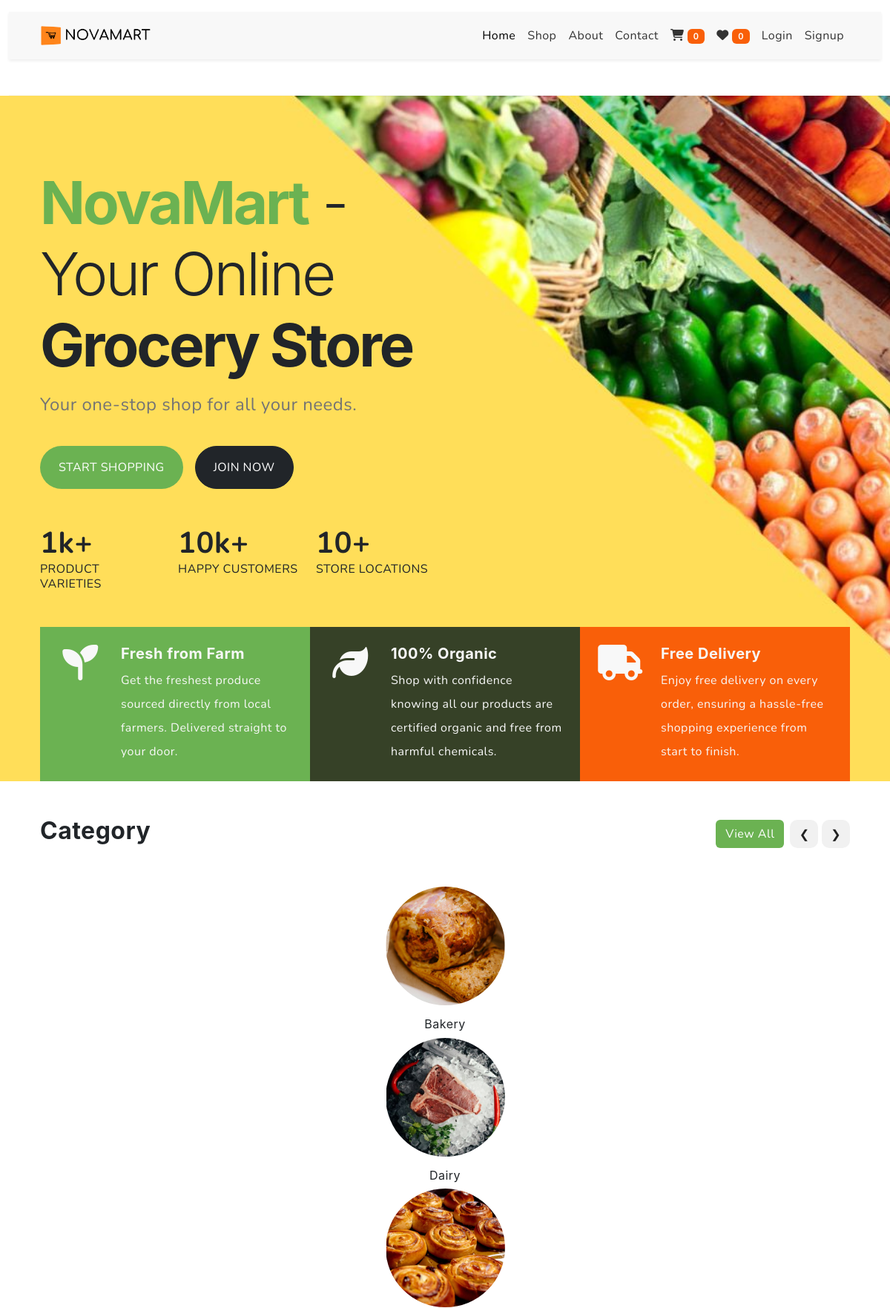
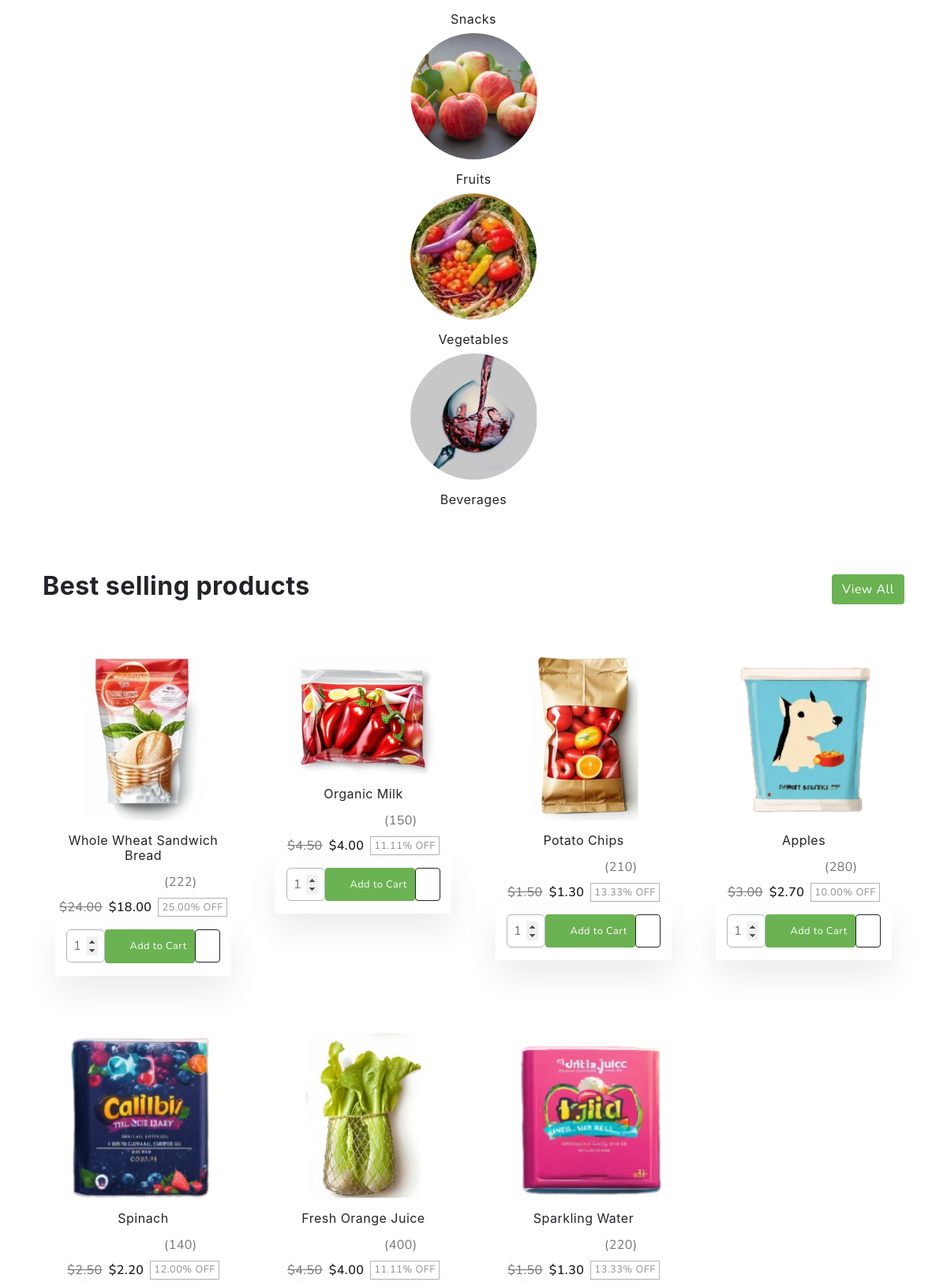
The page / (upper part) on the database its author committed (2 pictures, top to bottom).
### tables this page shows
CREATE TABLE categories (
    id INT AUTO_INCREMENT PRIMARY KEY,
    name VARCHAR(255) NOT NULL,
    image VARCHAR(255),
    created_at TIMESTAMP DEFAULT CURRENT_TIMESTAMP
);

CREATE TABLE products (
    id INT AUTO_INCREMENT PRIMARY KEY,
    category_id INT NOT NULL,
    name VARCHAR(255) NOT NULL,
    description TEXT,
    image_url VARCHAR(255),
    rating DECIMAL(3, 2),
    reviews_count INT,
    original_price DECIMAL(10, 2),
    discounted_price DECIMAL(10, 2),
    discount_percentage DECIMAL(5, 2),
    quantity_in_stock INT,
    is_featured BOOLEAN,
    is_most_popular BOOLEAN,
    is_just_arrived BOOLEAN,
    is_best_selling BOOLEAN,
    created_at TIMESTAMP DEFAULT CURRENT_TIMESTAMP,
    FOREIGN KEY (category_id) REFERENCES categories(id) ON DELETE CASCADE
);

### index.php (the view, shortened to what this page needs)
<?php
include('db_connection.php');
$is_logged_in = isset($_SESSION['user_id']);
?>
<!DOCTYPE html>
<html lang="en">
  <head>
    <link rel="stylesheet" href="https://cdn.jsdelivr.net/npm/swiper@9/swiper-bundle.min.css">
    <link href="https://cdn.jsdelivr.net/npm/bootstrap@5.3.0-alpha3/dist/css/bootstrap.min.css" rel="stylesheet">
    <link rel="stylesheet" type="text/css" href="css/vendor.css">
    <link rel="stylesheet" type="text/css" href="style.css">
    <link href="https://cdnjs.cloudflare.com/ajax/libs/font-awesome/6.5.0/css/all.min.css" rel="stylesheet">
  </head>
  <body>
    <header>
      <div class="container-fluid">
        <div class="row py-3 border-bottom">
          <nav class="navbar navbar-expand-lg navbar-light bg-light shadow-sm">
            <div class="container">
              <img src="images/logo.png" alt="NovaMart logo" class="img-fluid" style="max-width: 150px; height: auto;">
              <div class="collapse navbar-collapse" id="navbarNav">
                <ul class="navbar-nav ms-auto">
                  <li class="nav-item">
                    <a class="nav-link active" href="index.php">Home</a>
                  </li>
                  <li class="nav-item">
                    <a class="nav-link" href="shop.php">Shop</a>
                  </li>
                  <li class="nav-item">
                    <a class="nav-link" href="#about">About</a>
                  </li>
                  <li class="nav-item">
                    <a class="nav-link" href="#contact">Contact</a>
                  </li>
                  <li class="nav-item">
                    <a class="nav-link" href="cart.php">
                      <i class="fas fa-cart-shopping"></i>
                      <span id="cart-count" class="badge bg-danger"><?php echo $_SESSION['cart_count'] ?? 0; ?></span>
                    </a>
                  </li>
                  <li class="nav-item">
                    <a class="nav-link" href="wishlist.php">
                      <i class="fas fa-heart"></i>
                      <span id="wishlist-count" class="badge bg-danger"><?php echo $_SESSION['wishlist_count'] ?? 0; ?></span>
                    </a>
                  </li>
                  <?php if ($is_logged_in): ?>
                    <li class="nav-item">
                      <a class="nav-link" href="#" data-bs-toggle="modal" data-bs-target="#userInfoModal">
                        <i class="fas fa-user"></i>
                      </a>
                    </li>
                    <li class="nav-item">
                      <a class="nav-link" href="logout.php">Logout</a>
                    </li>
                  <?php else: ?>
                    <li class="nav-item">
                      <a class="nav-link" href="login.php">Login</a>
                    </li>
                    <li class="nav-item">
                      <a class="nav-link" href="register.php">Signup</a>
                    </li>
                  <?php endif; ?>
                </ul>
              </div>
            </div>
          </nav>
          <div class="col-sm-8 col-lg-2 d-flex gap-5 align-items-center justify-content-center justify-content-sm-end">
            <ul class="d-flex justify-content-end list-unstyled m-0">
              <li>
                <a href="#" class="p-2 mx-1">
                  <svg width="24" height="24"><use xlink:href="#user"></use></svg>
                </a>
              </li>
              <li>
                <a href="#" class="p-2 mx-1">
                  <svg width="24" height="24"><use xlink:href="#wishlist"></use></svg>
                </a>
              </li>
              <li>
                <a href="#" class="p-2 mx-1" data-bs-toggle="offcanvas" data-bs-target="#offcanvasCart" aria-controls="offcanvasCart">
                  <svg width="24" height="24"><use xlink:href="#shopping-bag"></use></svg>
                </a>
              </li>
            </ul>
          </div>
        </div>
      </div>
    </header>
    <div class="toast-container position-fixed top-0 end-0 p-3">
    </div>
    <section style="background-image: url('images/banner-1.jpg');background-repeat: no-repeat;background-size: cover;">
      <div class="container-lg">
        <div class="row">
          <div class="col-lg-6 pt-5 mt-5">
            <h2 class="display-1 ls-1"><span class="fw-bold text-primary">NovaMart</span> - Your Online <span class="fw-bold">Grocery Store</span></h2>
            <p class="fs-4">Your one-stop shop for all your needs.</p>
            <div class="d-flex gap-3">
              <a href="#" class="btn btn-primary text-uppercase fs-6 rounded-pill px-4 py-3 mt-3">Start Shopping</a>
              <a href="#" class="btn btn-dark text-uppercase fs-6 rounded-pill px-4 py-3 mt-3">Join Now</a>
            </div>
            <div class="row my-5">
              <div class="col">
                <div class="row text-dark">
                  <div class="col-auto"><p class="fs-1 fw-bold lh-sm mb-0">1k+</p></div>
                  <div class="col"><p class="text-uppercase lh-sm mb-0">Product Varieties</p></div>
                </div>
              </div>
              <div class="col">
                <div class="row text-dark">
                  <div class="col-auto"><p class="fs-1 fw-bold lh-sm mb-0">10k+</p></div>
                  <div class="col"><p class="text-uppercase lh-sm mb-0">Happy Customers</p></div>
                </div>
              </div>
              <div class="col">
                <div class="row text-dark">
                  <div class="col-auto"><p class="fs-1 fw-bold lh-sm mb-0">10+</p></div>
                  <div class="col"><p class="text-uppercase lh-sm mb-0">Store Locations</p></div>
                </div>
              </div>
            </div>
          </div>
        </div>
        <div class="row row-cols-1 row-cols-sm-3 row-cols-lg-3 g-0 justify-content-center">
          <div class="col">
            <div class="card border-0 bg-primary rounded-0 p-4 text-light">
              <div class="row">
                <div class="col-md-3 text-center">
                  <i class="fas fa-seedling fa-3x"></i>
                </div>
                <div class="col-md-9">
                  <div class="card-body p-0">
                    <h5 class="text-light">Fresh from Farm</h5>
                    <p class="card-text">
                      Get the freshest produce sourced directly from local farmers. Delivered straight to your door.
                    </p>
                  </div>
                </div>
              </div>
            </div>
          </div>
          <div class="col">
            <div class="card border-0 bg-secondary rounded-0 p-4 text-light">
              <div class="row">
                <div class="col-md-3 text-center">
                  <i class="fas fa-leaf fa-3x"></i>
                </div>
                <div class="col-md-9">
                  <div class="card-body p-0">
                    <h5 class="text-light">100% Organic</h5>
                    <p class="card-text">
                      Shop with confidence knowing all our products are certified organic and free from harmful chemicals.
                    </p>
                  </div>
                </div>
              </div>
            </div>
          </div>
          <div class="col">
            <div class="card border-0 bg-danger rounded-0 p-4 text-light">
              <div class="row">
                <div class="col-md-3 text-center">
                  <i class="fas fa-truck fa-3x"></i>
                </div>
                <div class="col-md-9">
                  <div class="card-body p-0">
                    <h5 class="text-light">Free Delivery</h5>
                    <p class="card-text">
                      Enjoy free delivery on every order, ensuring a hassle-free shopping experience from start to finish.
                    </p>
                  </div>
                </div>
              </div>
            </div>
          </div>
        </div>
      </div>
    </section>
    <section class="py-5 overflow-hidden">
      <div class="container-lg">
        <div class="row">
          <div class="col-md-12">
            <div class="section-header d-flex flex-wrap justify-content-between mb-5">
              <h2 class="section-title">Category</h2>
              <div class="d-flex align-items-center">
                <a href="#" class="btn btn-primary me-2">View All</a>
                <div class="swiper-buttons">
                  <button class="swiper-prev category-carousel-prev btn btn-yellow">❮</button>
                  <button class="swiper-next category-carousel-next btn btn-yellow">❯</button>
                </div>
              </div>
            </div>
          </div>
        </div>
        <div class="row">
          <div class="col-md-12">
            <div class="category-carousel swiper">
              <div class="swiper-wrapper">
                <?php
                $category_query = "SELECT * FROM categories";
                $category_result = mysqli_query($conn, $category_query);
                if (mysqli_num_rows($category_result) > 0):
                  while ($category_row = mysqli_fetch_assoc($category_result)): ?>
                    <a href="category.php?id=<?php echo $category_row['id']; ?>" class="nav-link swiper-slide text-center">
                      <img src="images/<?php echo htmlspecialchars($category_row['image']); ?>" class="rounded-circle" alt="Category Thumbnail">
                      <h4 class="fs-6 mt-3 fw-normal category-title"><?php echo htmlspecialchars($category_row['name']); ?></h4>
                    </a>
                  <?php endwhile;
                else: ?>
                  <p>No categories found.</p>
                <?php endif; ?>
              </div>
            </div>
          </div>
        </div>
      </div>
    </section>
    <section class="pb-5">
      <div class="container-lg">
        <div class="row">
          <div class="col-md-12">
            <div class="section-header d-flex flex-wrap justify-content-between my-4">
              <h2 class="section-title">Best selling products</h2>
              <div class="d-flex align-items-center">
                <a href="#" class="btn btn-primary rounded-1">View All</a>
              </div>
            </div>
          </div>
        </div>
        <div class="row">
          <div class="col-md-12">
            <div class="product-grid row row-cols-1 row-cols-sm-2 row-cols-md-3 row-cols-lg-3 row-cols-xl-4 row-cols-xxl-5">
              <?php
              $best_selling_query = "SELECT * FROM products WHERE is_best_selling = 1 LIMIT 20";
              $best_selling_result = mysqli_query($conn, $best_selling_query);
              if (mysqli_num_rows($best_selling_result) > 0) {
                while ($product_row = mysqli_fetch_assoc($best_selling_result)) {
                  $product_id = $product_row['id'];
                  $product_name = $product_row['name'];
                  $product_price = $product_row['discounted_price'];
                  $product_discount = $product_row['discount_percentage'];
                  $product_image = $product_row['image_url'];
                  $product_old_price = $product_row['original_price'];
                  $product_rating = $product_row['rating'];
                  $product_reviews = $product_row['reviews_count'];
                  echo "
                  <div class='col'>
                    <div class='product-item' style='height: 100%;'>
                      <figure>
                        <a href='product_detail.php?id=$product_id' title='$product_name'>
                          <img src='$product_image' alt='$product_name' class='tab-image'>
                        </a>
                      </figure>
                      <div class='d-flex flex-column text-center'>
                        <h3 class='fs-6 fw-normal'>$product_name</h3>
                        <div>
                          <span class='rating'>";
                          for ($i = 0; $i < 5; $i++) {
                            $star_class = ($i < $product_rating) ? 'text-warning' : 'text-muted';
                            echo "<svg width='18' height='18' class='$star_class'><use xlink:href='#star-full'></use></svg>";
                          }
                  echo "
                          </span>
                          <span>($product_reviews)</span>
                        </div>
                        <div class='d-flex justify-content-center align-items-center gap-2'>
                          <del>$$product_old_price</del>
                          <span class='text-dark fw-semibold'>$$product_price</span>";
                          if ($product_discount > 0) {
                            echo "<span class='badge border border-dark-subtle rounded-0 fw-normal px-1 fs-7 lh-1 text-body-tertiary'>{$product_discount}% OFF</span>";
                          }
                  echo "
                        </div>
                        <div class='button-area p-3 pt-0'>
                          <div class='row g-1 mt-2'>
                            <div class='col-3'><input type='number' name='quantity' class='form-control border-dark-subtle input-number quantity' value='1'></div>
                            <div class='col-7'><a href='#' class='btn btn-primary rounded-1 p-2 fs-7 btn-cart'><svg width='18' height='18'><use xlink:href='#cart'></use></svg> Add to Cart</a></div>
                            <div class='col-2'><a href='#' class='btn btn-outline-dark rounded-1 p-2 fs-6'><svg width='18' height='18'><use xlink:href='#heart'></use></svg></a></div>
                          </div>
                        </div>
                      </div>
                    </div>
                  </div>";
                }
              } else {
                echo "<p>No products found.</p>";
              }
              ?>
            </div>
          </div>
        </div>
      </div>
    </section>
  </body>
</html>

### rows shown on the page
categories: image (picture), name "Bakery"
categories: image (picture), name "Dairy"
categories: image (picture), name "Snacks"
categories: image (picture), name "Fruits"
categories: image (picture), name "Vegetables"
categories: image (picture), name "Beverages"
products: image_url (picture), name "Whole Wheat Sandwich Bread", reviews_count "222", original_price "24.00", discounted_price "18.00", discount_percentage "25.00"
products: image_url (picture), name "Organic Milk", reviews_count "150", original_price "4.50", discounted_price "4.00", discount_percentage "11.11"
products: image_url (picture), name "Potato Chips", reviews_count "210", original_price "1.50", discounted_price "1.30", discount_percentage "13.33"
products: image_url (picture), name "Apples", reviews_count "280", original_price "3.00", discounted_price "2.70", discount_percentage "10.00"
products: image_url (picture), name "Spinach", reviews_count "140", original_price "2.50", discounted_price "2.20", discount_percentage "12.00"
products: image_url (picture), name "Fresh Orange Juice", reviews_count "400", original_price "4.50", discounted_price "4.00", discount_percentage "11.11"
products: image_url (picture), name "Sparkling Water", reviews_count "220", original_price "1.50", discounted_price "1.30", discount_percentage "13.33"

### other values the page prints
$_SESSION['cart_count'] "0"
$_SESSION['wishlist_count'] "0"
